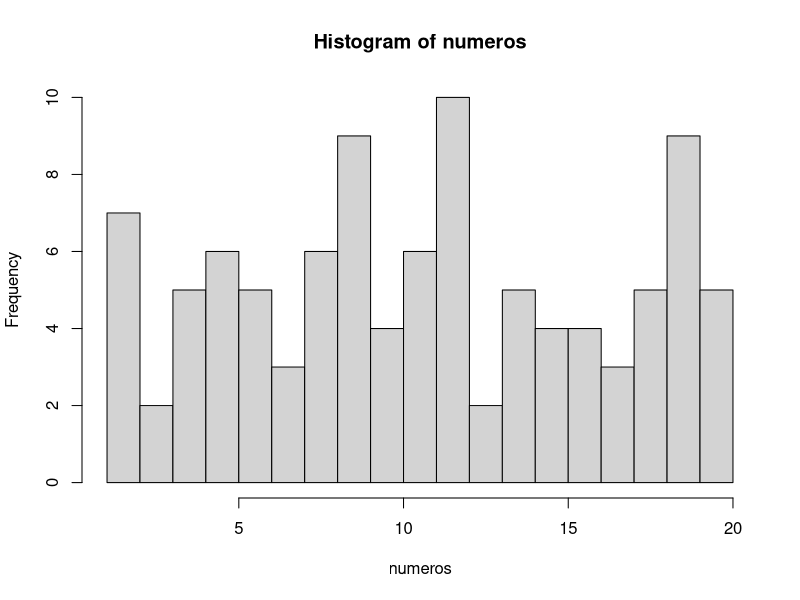

This chart was generated by the following R code: (Note: this script raises an error after producing the figure.)
## ---- chunk 1
numeros <- sample(1:20, 100, TRUE)
numeros
## ---- chunk 2
mediana <- median(numeros)
mediana
## ---- chunk 3
media <- mean(numeros)
media
## ---- chunk 4
# El argumento breaks nos permite dividir en histograma en las partes que queramos
hist(numeros, breaks = 20)
## ---- chunk 5
tabla.frecuencias <- data.frame(table(numeros))
tabla.frecuencias
## ---- chunk 6
# Con la función seq, creamos una secuencia de 1 a 10 en intervalos de 0.1 en 0.1
secuencia <- seq(1, 10, 0.1)
muestra <- sample(secuencia, 100, TRUE)
muestra
## ---- chunk 7
mediana.muestra<-median(muestra)
mediana.muestra

## ---- chunk 8
media.muestra<-mean(muestra)
media.muestra

# Aquí el cálculo de la media
## ---- chunk 9
tabla.muestra <- data.frame(table(muestra))
tabla.muestramoda.muestra <-4.8
moda.muestra
